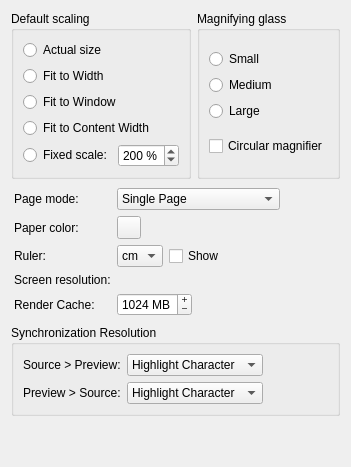
     <widget class="QWidget" name="tab_preview">
      <attribute name="title">
       <string>Preview</string>
      </attribute>
      <layout class="QGridLayout">
       <item row="0" column="0">
        <widget class="QGroupBox" name="groupBox_6">
         <property name="title">
          <string>Default scaling</string>
         </property>
         <layout class="QGridLayout">
          <item row="0" column="0">
           <layout class="QVBoxLayout">
            <item>
             <widget class="QRadioButton" name="actualSize">
              <property name="text">
               <string>Actual size</string>
              </property>
             </widget>
            </item>
            <item>
             <widget class="QRadioButton" name="fitWidth">
              <property name="text">
               <string>Fit to Width</string>
              </property>
             </widget>
            </item>
            <item>
             <widget class="QRadioButton" name="fitWindow">
              <property name="text">
               <string>Fit to Window</string>
              </property>
             </widget>
            </item>
            <item>
             <widget class="QRadioButton" name="fitContentWidth">
              <property name="text">
               <string>Fit to Content Width</string>
              </property>
             </widget>
            </item>
           </layout>
          </item>
          <item row="1" column="0">
           <layout class="QHBoxLayout">
            <item>
             <widget class="QRadioButton" name="fixedScale">
              <property name="text">
               <string>Fixed scale:</string>
              </property>
             </widget>
            </item>
            <item>
             <widget class="QSpinBox" name="scale">
              <property name="correctionMode">
               <enum>QAbstractSpinBox::CorrectToNearestValue</enum>
              </property>
              <property name="suffix">
               <string> %</string>
              </property>
              <property name="minimum">
               <number>25</number>
              </property>
              <property name="maximum">
               <number>800</number>
              </property>
              <property name="value">
               <number>200</number>
              </property>
             </widget>
            </item>
           </layout>
          </item>
         </layout>
        </widget>
       </item>
       <item row="1" column="0" colspan="2">
        <layout class="QFormLayout">
         <property name="fieldGrowthPolicy">
          <enum>QFormLayout::ExpandingFieldsGrow</enum>
         </property>
         <property name="leftMargin">
          <number>3</number>
         </property>
         <property name="topMargin">
          <number>3</number>
         </property>
         <property name="rightMargin">
          <number>3</number>
         </property>
         <property name="bottomMargin">
          <number>3</number>
         </property>
         <item row="0" column="0">
          <widget class="QLabel" name="label_5">
           <property name="text">
            <string>Page mode:</string>
           </property>
          </widget>
         </item>
         <item row="0" column="1">
          <widget class="QComboBox" name="pdfPageMode">
           <property name="sizePolicy">
            <sizepolicy hsizetype="Fixed" vsizetype="Fixed">
             <horstretch>0</horstretch>
             <verstretch>0</verstretch>
            </sizepolicy>
           </property>
           <item>
            <property name="text">
             <string>Single Page</string>
            </property>
           </item>
           <item>
            <property name="text">
             <string>Single Page Continuous</string>
            </property>
           </item>
           <item>
            <property name="text">
             <string>Two Page Continuous</string>
            </property>
           </item>
          </widget>
         </item>
         <item row="1" column="0">
          <widget class="QLabel" name="label_19">
           <property name="text">
            <string>Paper color:</string>
           </property>
          </widget>
         </item>
         <item row="1" column="1">
          <widget class="Tw::UI::ColorButton" name="pdfPaperColor"/>
         </item>
         <item row="2" column="0">
          <widget class="QLabel" name="label_18">
           <property name="text">
            <string>Ruler:</string>
           </property>
          </widget>
         </item>
         <item row="2" column="1">
          <layout class="QHBoxLayout" name="horizontalLayout_15">
           <item>
            <widget class="QComboBox" name="pdfRulerUnits">
             <item>
              <property name="text">
               <string>cm</string>
              </property>
             </item>
             <item>
              <property name="text">
               <string>in</string>
              </property>
             </item>
             <item>
              <property name="text">
               <string>bp</string>
              </property>
             </item>
            </widget>
           </item>
           <item>
            <widget class="QCheckBox" name="pdfRulerShow">
             <property name="text">
              <string>Show</string>
             </property>
            </widget>
           </item>
          </layout>
         </item>
         <item row="3" column="0">
          <widget class="QLabel" name="label_4">
           <property name="text">
            <string>Screen resolution:</string>
           </property>
          </widget>
         </item>
         <item row="3" column="1">
          <widget class="Tw::UI::ScreenCalibrationWidget" name="resolution" native="true"/>
         </item>
         <item row="4" column="0">
          <widget class="QLabel" name="label_20">
           <property name="text">
            <string>Render Cache:</string>
           </property>
          </widget>
         </item>
         <item row="4" column="1">
          <widget class="QSpinBox" name="pdfPageCacheSizeMiB">
           <property name="buttonSymbols">
            <enum>QAbstractSpinBox::PlusMinus</enum>
           </property>
           <property name="correctionMode">
            <enum>QAbstractSpinBox::CorrectToNearestValue</enum>
           </property>
           <property name="suffix">
            <string extracomment="abbreviation of megabytes"> MB</string>
           </property>
           <property name="minimum">
            <number>64</number>
           </property>
           <property name="maximum">
            <number>2000</number>
           </property>
           <property name="singleStep">
            <number>16</number>
           </property>
           <property name="value">
            <number>1024</number>
           </property>
          </widget>
         </item>
        </layout>
       </item>
       <item row="3" column="0">
        <spacer>
         <property name="orientation">
          <enum>Qt::Vertical</enum>
         </property>
         <property name="sizeHint" stdset="0">
          <size>
           <width>20</width>
           <height>40</height>
          </size>
         </property>
        </spacer>
       </item>
       <item row="0" column="1">
        <widget class="QGroupBox" name="groupBox_8">
         <property name="title">
          <string>Magnifying glass</string>
         </property>
         <layout class="QVBoxLayout">
          <item>
           <layout class="QVBoxLayout">
            <item>
             <widget class="QRadioButton" name="smallMag">
              <property name="text">
               <string>Small</string>
              </property>
             </widget>
            </item>
            <item>
             <widget class="QRadioButton" name="mediumMag">
              <property name="text">
               <string>Medium</string>
              </property>
             </widget>
            </item>
            <item>
             <widget class="QRadioButton" name="largeMag">
              <property name="text">
               <string>Large</string>
              </property>
             </widget>
            </item>
           </layout>
          </item>
          <item>
           <widget class="QCheckBox" name="circularMag">
            <property name="text">
             <string>Circular magnifier</string>
            </property>
           </widget>
          </item>
         </layout>
        </widget>
       </item>
       <item row="2" column="0" colspan="2">
        <widget class="QGroupBox" name="groupBox">
         <property name="title">
          <string>Synchronization Resolution</string>
         </property>
         <layout class="QFormLayout" name="formLayout_1">
          <item row="0" column="0">
           <widget class="QLabel" name="label_14">
            <property name="text">
             <string>Source &gt; Preview:</string>
            </property>
           </widget>
          </item>
          <item row="0" column="1">
           <widget class="QComboBox" name="cbSyncToPDF">
            <property name="sizePolicy">
             <sizepolicy hsizetype="Fixed" vsizetype="Fixed">
              <horstretch>0</horstretch>
              <verstretch>0</verstretch>
             </sizepolicy>
            </property>
            <item>
             <property name="text">
              <string>Highlight Character</string>
             </property>
            </item>
            <item>
             <property name="text">
              <string>Highlight Word</string>
             </property>
            </item>
            <item>
             <property name="text">
              <string>Highlight Line</string>
             </property>
            </item>
           </widget>
          </item>
          <item row="1" column="0">
           <widget class="QLabel" name="label_15">
            <property name="text">
             <string>Preview &gt; Source:</string>
            </property>
           </widget>
          </item>
          <item row="1" column="1">
           <widget class="QComboBox" name="cbSyncToTeX">
            <property name="sizePolicy">
             <sizepolicy hsizetype="Fixed" vsizetype="Fixed">
              <horstretch>0</horstretch>
              <verstretch>0</verstretch>
             </sizepolicy>
            </property>
            <item>
             <property name="text">
              <string>Highlight Character</string>
             </property>
            </item>
            <item>
             <property name="text">
              <string>Highlight Word</string>
             </property>
            </item>
            <item>
             <property name="text">
              <string>Highlight Line</string>
             </property>
            </item>
           </widget>
          </item>
         </layout>
        </widget>
       </item>
      </layout>
     </widget>
